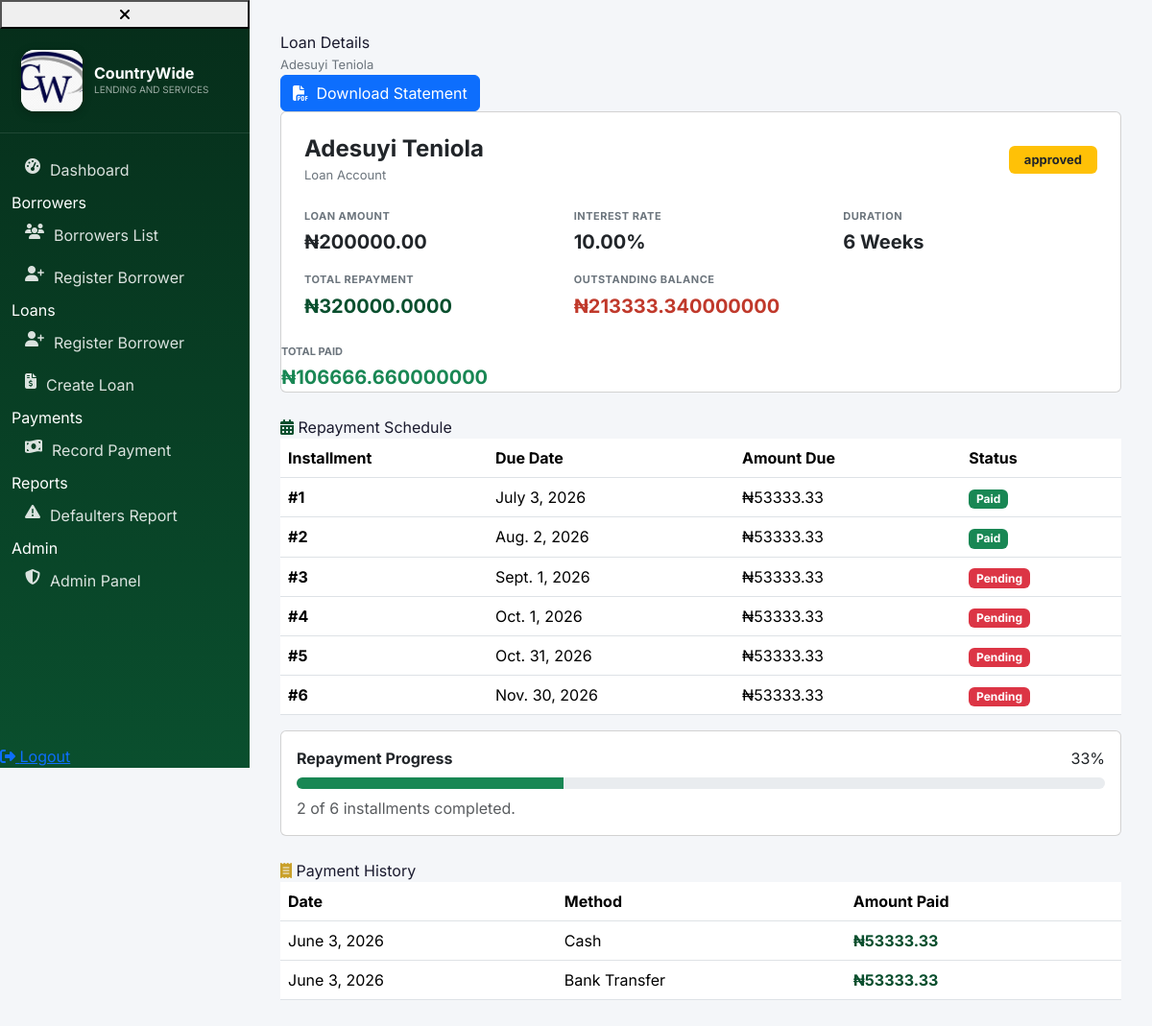
The page /loan/4/ (signed in) on the database its author committed.
### borrowers/models.py (models this page shows, shortened)
class Loan(models.Model):
    borrower = models.ForeignKey(
        'Borrower',
        on_delete=models.CASCADE,
        related_name='loans'
    )
    loan_amount = models.DecimalField(
        max_digits=12,
        decimal_places=2
    )
    interest_rate = models.DecimalField(
        max_digits=5,
        decimal_places=2
    )
    duration_weeks = models.PositiveIntegerField()
    start_date = models.DateField(
        auto_now_add=True
    )
    STATUS_CHOICES = [
        ('pending', 'Pending'),
        ('approved', 'Approved'),
        ('rejected', 'Rejected'),
        ('disbursed', 'Disbursed'),
        ('active', 'Active'),
        ('closed', 'Closed'),
    ]
    status = models.CharField(
        max_length=10,
        choices=STATUS_CHOICES,
        default='pending'
    )
    class Meta:
        ordering = ['-start_date']
    def total_repayment(self):
        interest = (
            self.loan_amount *
            self.interest_rate *
            self.duration_weeks
        ) / Decimal('100')
        return self.loan_amount + interest
    def total_paid(self):
        total = self.payments.aggregate(
            total=models.Sum('amount_paid')
        )['total']
        return total or Decimal('0.00')
    def balance(self):
        return self.total_repayment() - self.total_paid()

class Borrower(models.Model):
    first_name = models.CharField(max_length=50)
    last_name = models.CharField(max_length=50)
    gender = models.CharField(max_length=10)
    phone = models.CharField(max_length=20)
    email = models.EmailField()
    address = models.TextField()
    city = models.CharField(max_length=50)
    state = models.CharField(max_length=50)
    occupation = models.CharField(max_length=100)
    next_of_kin_name = models.CharField(max_length=100)
    next_of_kin_phone = models.CharField(max_length=20)
    nin = models.CharField(max_length=50)
    bvn = models.CharField(max_length=50)
    bank_name = models.CharField(max_length=100)
    account_number = models.CharField(max_length=20)
    guarantor_name = models.CharField(max_length=100)
    guarantor_address = models.TextField()
    guarantor_phone = models.CharField(max_length=20)
    guarantor_occupation = models.CharField(max_length=100)
    borrower_photo = models.ImageField(upload_to='borrowers/')
    guarantor_photo = models.ImageField(upload_to='guarantors/')
    created_at = models.DateTimeField(auto_now_add=True)

class RepaymentSchedule(models.Model):
    loan = models.ForeignKey(
        Loan,
        on_delete=models.CASCADE,
        related_name='schedules'
    )
    installment_number = models.IntegerField()
    due_date = models.DateField()
    amount_due = models.DecimalField(
        max_digits=12,
        decimal_places=2
    )
    amount_paid = models.DecimalField(
        max_digits=12,
        decimal_places=2,
        default=0
    )
    STATUS_CHOICES = [
        ('pending', 'Pending'),
        ('paid', 'Paid'),
    ]
    status = models.CharField(
        max_length=10,
        choices=STATUS_CHOICES,
        default='pending'
    )

class Payment(models.Model):
    loan = models.ForeignKey(
        Loan,
        on_delete=models.CASCADE,
        related_name='payments'
    )
    amount_paid = models.DecimalField(
        max_digits=12,
        decimal_places=2
    )
    payment_date = models.DateField(
        auto_now_add=True
    )
    PAYMENT_METHOD = [
        ('cash', 'Cash'),
        ('transfer', 'Bank Transfer'),
        ('mobile', 'Mobile Money'),
    ]
    method = models.CharField(
        max_length=20,
        choices=PAYMENT_METHOD,
        default='cash'
    )

### borrowers/views.py (the view)
@login_required
def loan_detail(request, loan_id):
    loan = get_object_or_404(
        Loan.objects.select_related("borrower"),
        id=loan_id
    )
    schedules = (
        RepaymentSchedule.objects
        .filter(loan=loan)
        .order_by("installment_number")
    )
    payments = (
        Payment.objects
        .filter(loan=loan)
        .order_by("-payment_date")
    )
    total_paid = loan.total_paid()
    total_repayment = loan.total_repayment()
    balance = loan.balance()
    total_installments = schedules.count()
    paid_installments = schedules.filter(status="paid").count()
    progress = 0
    if total_installments > 0:
        progress = round(
            (paid_installments / total_installments) * 100
        )
    context = {
        "loan": loan,
        "schedules": schedules,
        "payments": payments,
        "total_paid": total_paid,
        "total_repayment": total_repayment,
        "balance": balance,
        "total_installments": total_installments,
        "paid_installments": paid_installments,
        "progress": progress,
    }
    return render(
        request,
        "borrowers/loan_detail.html",
        context,
    )

### borrowers/templatetags/roles.py (called while the page is built)
@register.filter
def is_manager(user):
    return user.is_superuser or user.groups.filter(name='Manager').exists()

@register.filter
def is_cashier(user):
    return user.groups.filter(name='Cashier').exists()

@register.filter
def is_loan_officer(user):
    return user.groups.filter(name='Loan Officer').exists()

@register.filter
def is_auditor(user):
    return user.groups.filter(name='Auditor').exists()

### borrowers/templates/borrowers/loan_detail.html
{% extends 'borrowers/base.html' %}
{% block content %}
<div class="container-fluid px-0">
    <div class="topbar">
        <div>
            <div class="page-title">Loan Details</div>
            <div style="font-size:13px; color:var(--text-muted); margin-top:2px;">
                {{ loan.borrower.first_name }} {{ loan.borrower.last_name }}
            </div>
        </div>
        <a href="{% url 'loan_pdf' loan.id %}" class="btn btn-primary">
            <i class="fa-solid fa-file-pdf me-1"></i> Download Statement
        </a>
    </div>
    <div class="card mb-4">
        <div class="card-body p-4">
            <div class="row align-items-center mb-4">
                <div class="col">
                    <h4 style="font-weight:700; margin:0;">
                        {{ loan.borrower.first_name }} {{ loan.borrower.last_name }}
                    </h4>
                    <div style="font-size:13px; color:var(--text-muted); margin-top:4px;">Loan Account</div>
                </div>
                <div class="col-auto">
                    {% if loan.status == 'active' %}
                        <span class="badge bg-success" style="font-size:13px; padding:8px 16px;">Active</span>
                    {% elif loan.status == 'closed' %}
                        <span class="badge bg-secondary" style="font-size:13px; padding:8px 16px;">Closed</span>
                    {% else %}
                        <span class="badge bg-warning text-dark" style="font-size:13px; padding:8px 16px;">{{ loan.status }}</span>
                    {% endif %}
                </div>
            </div>
            <div class="row g-3">
                <div class="col-md-4 col-6">
                    <div style="font-size:11px; font-weight:700; text-transform:uppercase; letter-spacing:0.5px; color:var(--text-muted); margin-bottom:4px;">Loan Amount</div>
                    <div style="font-size:20px; font-weight:700;">₦{{ loan.loan_amount }}</div>
                </div>
                <div class="col-md-4 col-6">
                    <div style="font-size:11px; font-weight:700; text-transform:uppercase; letter-spacing:0.5px; color:var(--text-muted); margin-bottom:4px;">Interest Rate</div>
                    <div style="font-size:20px; font-weight:700;">{{ loan.interest_rate }}%</div>
                </div>
                <div class="col-md-4 col-6">
                    <div style="font-size:11px; font-weight:700; text-transform:uppercase; letter-spacing:0.5px; color:var(--text-muted); margin-bottom:4px;">Duration</div>
                    <div style="font-size:20px; font-weight:700;">{{ loan.duration_weeks }} Weeks</div>
                </div>
                <div class="col-md-4 col-6">
                    <div style="font-size:11px; font-weight:700; text-transform:uppercase; letter-spacing:0.5px; color:var(--text-muted); margin-bottom:4px;">Total Repayment</div>
                    <div style="font-size:20px; font-weight:700; color:var(--primary);">₦{{ total_repayment }}</div>
                </div>
                <div class="col-md-4 col-6">
                    <div style="font-size:11px; font-weight:700; text-transform:uppercase; letter-spacing:0.5px; color:var(--text-muted); margin-bottom:4px;">Outstanding Balance</div>
                    <div style="font-size:20px; font-weight:700; color:var(--danger);">₦{{ balance }}</div>
                </div>
            </div>
        </div>
        <div class="col-md-4 col-6">
            <div style="font-size:11px;font-weight:700;text-transform:uppercase;color:var(--text-muted);margin-bottom:4px;">
                Total Paid
            </div>
            <div style="font-size:20px;font-weight:700;color:#198754;">
                ₦{{ total_paid }}
            </div>
        </div>
    </div>
    <div class="section-heading">
        <i class="fa-solid fa-calendar-days" style="color:var(--primary);"></i>
        Repayment Schedule
    </div>
    <div class="table-card mb-4">
        <div class="table-responsive">
            <table class="table">
                <thead>
                    <tr>
                        <th>Installment</th>
                        <th>Due Date</th>
                        <th>Amount Due</th>
                        <th>Status</th>
                    </tr>
                </thead>
                <tbody>
                    {% for schedule in schedules %}
                    <tr>
                        <td><strong>#{{ schedule.installment_number }}</strong></td>
                        <td>{{ schedule.due_date }}</td>
                        <td>₦{{ schedule.amount_due }}</td>
                        <td>
                            {% if schedule.status == 'paid' %}
                                <span class="badge bg-success">Paid</span>
                            {% else %}
                                <span class="badge bg-danger">Pending</span>
                            {% endif %}
                        </td>
                    </tr>
                    {% empty %}
                    <tr>
                        <td colspan="4" class="text-center text-muted py-4">No repayment schedule found.</td>
                    </tr>
                    {% endfor %}
                </tbody>
            </table>
        </div>
        <div class="card mb-4">
            <div class="card-body">
                <div class="d-flex justify-content-between mb-2">
                    <strong>Repayment Progress</strong>
                    <span>{{ progress }}%</span>
                </div>
                <div class="progress" style="height:12px;">
                    <div class="progress-bar bg-success"
                        style="width:{{ progress }}%;">
                    </div>
                </div>
                <div class="mt-2 text-muted">
                    {{ paid_installments }} of {{ total_installments }}
                    installments completed.
                </div>
            </div>
        </div>
    </div>
    <div class="section-heading">
        <i class="fa-solid fa-receipt" style="color:var(--accent);"></i>
        Payment History
    </div>
    <div class="table-card">
        <div class="table-responsive">
            <table class="table">
                <thead>
                    <tr>
                        <th>Date</th>
                        <th>Method</th>
                        <th>Amount Paid</th>
                    </tr>
                </thead>
                <tbody>
                    {% for payment in payments %}
                    <tr>
                        <td>{{ payment.payment_date }}</td>
                        <td>{{ payment.get_method_display }}</td>
                        <td>
                            <strong style="color:var(--primary);">
                                ₦{{ payment.amount_paid }}
                            </strong>
                        </td>
                    </tr>
                    {% empty %}
                    <tr>
                        <td colspan="3" class="text-center text-muted py-4">
                            No payments recorded.
                        </td>
                    </tr>
                    {% endfor %}
                </tbody>
            </table>
        </div>
    </div>
</div>
{% endblock %}

### borrowers/templates/borrowers/base.html (style rules this page uses)
:root { --primary: #0a4f2e; --primary-light: #0e6b3e; --primary-dark: #062d1a; --accent: #c9a02a; --accent-light: #f0c93a; --danger: #c0392b; --sidebar-width: 260px; --bg: #f4f6f9; --card-bg: #ffffff; --text: #1a1a2e; --text-muted: #6c757d; --border: #e2e8f0; --shadow: 0 2px 12px rgba(0,0,0,0.08); --shadow-md: 0 4px 20px rgba(0,0,0,0.12); --radius: 12px; --radius-sm: 8px; --topbar-h: 56px; }
* { box-sizing: border-box; }
body { margin: 0; font-family: 'Inter', Arial, sans-serif; background: var(--bg); color: var(--text); display: flex; min-height: 100vh; }

### rows shown on the page
Loan: borrower.first_name "Adesuyi", borrower.last_name "Teniola", status "approved", loan_amount "200000.00", interest_rate "10.00", duration_weeks "6"
RepaymentSchedule: installment_number "1", due_date "July 3, 2026", amount_due "53333.33", status "Paid"
RepaymentSchedule: installment_number "2", due_date "Aug. 2, 2026", amount_due "53333.33", status "Paid"
RepaymentSchedule: installment_number "3", due_date "Sept. 1, 2026", amount_due "53333.33", status "Pending"
RepaymentSchedule: installment_number "4", due_date "Oct. 1, 2026", amount_due "53333.33", status "Pending"
RepaymentSchedule: installment_number "5", due_date "Oct. 31, 2026", amount_due "53333.33", status "Pending"
RepaymentSchedule: installment_number "6", due_date "Nov. 30, 2026", amount_due "53333.33", status "Pending"
Payment: payment_date "June 3, 2026", method "Cash", amount_paid "53333.33"
Payment: payment_date "June 3, 2026", method "Bank Transfer", amount_paid "53333.33"

### other values the page prints
{{ total_repayment }} "320000.0000"
{{ balance }} "213333.340000000"
{{ total_paid }} "106666.660000000"
{{ progress }} "33"
{{ paid_installments }} "2"
{{ total_installments }} "6"
